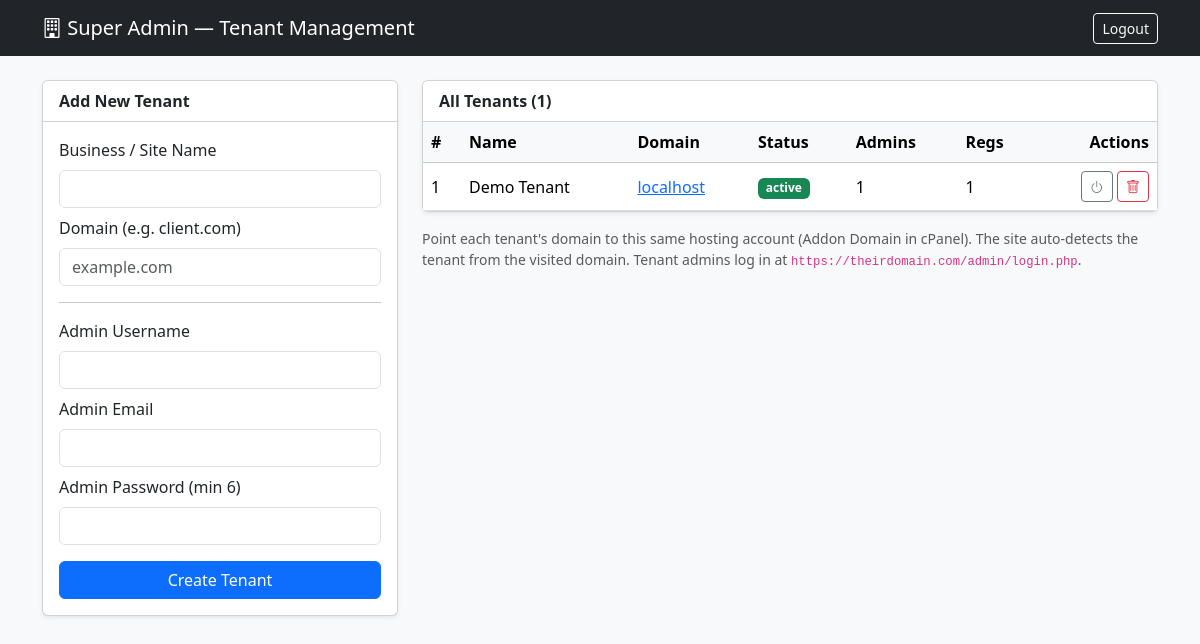
/superadmin/tenants.php (signed in), run on the app's committed database.
### tables this page shows
CREATE TABLE IF NOT EXISTS `tenants` (
  `id`         INT UNSIGNED NOT NULL AUTO_INCREMENT,
  `name`       VARCHAR(150) NOT NULL,
  `domain`     VARCHAR(190) NOT NULL,
  `status`     ENUM('active','inactive') NOT NULL DEFAULT 'active',
  `created_at` TIMESTAMP NOT NULL DEFAULT CURRENT_TIMESTAMP,
  PRIMARY KEY (`id`),
  UNIQUE KEY `uq_tenant_domain` (`domain`)
);

### config/db.php (called while the page is built, shortened)
<?php
function db(): PDO
{
    static $pdo = null;
    if ($pdo === null) {
        $dsn = sprintf('mysql:host=%s;dbname=%s;charset=%s', DB_HOST, DB_NAME, DB_CHARSET);
        $options = [
            PDO::ATTR_ERRMODE            => PDO::ERRMODE_EXCEPTION,
            PDO::ATTR_DEFAULT_FETCH_MODE => PDO::FETCH_ASSOC,
            PDO::ATTR_EMULATE_PREPARES   => false,
        ];
        try {
            $pdo = new PDO($dsn, DB_USER, DB_PASS, $options);
        } catch (PDOException $e) {
            http_response_code(500);
            exit('Database connection failed. Please try again later.');
        }
    }
    return $pdo;
}

### config/functions.php (called while the page is built, shortened)
<?php
require_once __DIR__ . '/db.php';
function e(?string $value): string
{
    return htmlspecialchars((string) $value, ENT_QUOTES, 'UTF-8');
}

### superadmin/tenants.php (the view, shortened to what this page needs)
<?php
require_once __DIR__ . '/../config/functions.php';
$tenants = db()->query(
    'SELECT t.*,
        (SELECT COUNT(*) FROM registrations r WHERE r.tenant_id=t.id) AS regs,
        (SELECT COUNT(*) FROM admins a WHERE a.tenant_id=t.id) AS admins
     FROM tenants t ORDER BY t.id'
)->fetchAll();
?>
<!DOCTYPE html>
<html lang="en">
<head>
<link href="https://cdn.jsdelivr.net/npm/bootstrap@5.3.3/dist/css/bootstrap.min.css" rel="stylesheet">
<link href="https://cdn.jsdelivr.net/npm/bootstrap-icons@1.11.3/font/bootstrap-icons.min.css" rel="stylesheet">
</head>
<body class="bg-light">
<nav class="navbar navbar-dark bg-dark mb-4">
  <div class="container">
    <span class="navbar-brand"><i class="bi bi-building"></i> Super Admin — Tenant Management</span>
    <a href="../admin/logout.php" class="btn btn-outline-light btn-sm">Logout</a>
  </div>
</nav>
<div class="container pb-5">
  <div class="row g-4">
    <div class="col-lg-4">
      <div class="card shadow-sm">
        <div class="card-header bg-white"><strong>Add New Tenant</strong></div>
        <div class="card-body">
          <form method="post">
            <div class="mb-2"><label class="form-label">Business / Site Name</label>
              <input class="form-control" name="name" required></div>
            <div class="mb-2"><label class="form-label">Domain (e.g. client.com)</label>
              <input class="form-control" name="domain" required placeholder="example.com"></div>
            <hr>
            <div class="mb-2"><label class="form-label">Admin Username</label>
              <input class="form-control" name="admin_user" required></div>
            <div class="mb-2"><label class="form-label">Admin Email</label>
              <input type="email" class="form-control" name="admin_email"></div>
            <div class="mb-3"><label class="form-label">Admin Password (min 6)</label>
              <input type="text" class="form-control" name="admin_pass" required minlength="6"></div>
            <button class="btn btn-primary w-100">Create Tenant</button>
          </form>
        </div>
      </div>
    </div>
    <div class="col-lg-8">
      <div class="card shadow-sm">
        <div class="card-header bg-white"><strong>All Tenants (<?= count($tenants) ?>)</strong></div>
        <div class="table-responsive">
          <table class="table table-hover align-middle mb-0">
            <thead class="table-light"><tr>
              <th>#</th><th>Name</th><th>Domain</th><th>Status</th><th>Admins</th><th>Regs</th><th class="text-end">Actions</th></tr></thead>
            <tbody>
            <?php foreach ($tenants as $t): ?>
              <tr>
                <td><?= (int)$t['id'] ?></td>
                <td><?= e($t['name']) ?></td>
                <td><a href="http://<?= e($t['domain']) ?>" target="_blank"><?= e($t['domain']) ?></a></td>
                <td><span class="badge bg-<?= $t['status']==='active'?'success':'secondary' ?>"><?= e($t['status']) ?></span></td>
                <td><?= (int)$t['admins'] ?></td>
                <td><?= (int)$t['regs'] ?></td>
                <td class="text-end text-nowrap">
                  <form method="post" class="d-inline">
                    <button class="btn btn-sm btn-outline-secondary" title="Toggle status"><i class="bi bi-power"></i></button>
                  </form>
                  <form method="post" class="d-inline" onsubmit="return confirm('Delete tenant and ALL its data?')">
                    <button class="btn btn-sm btn-outline-danger"><i class="bi bi-trash"></i></button>
                  </form>
                </td>
              </tr>
            <?php endforeach; ?>
            </tbody>
          </table>
        </div>
      </div>
      <p class="text-muted small mt-3">
        Point each tenant's domain to this same hosting account (Addon Domain in cPanel).
        The site auto-detects the tenant from the visited domain. Tenant admins log in at
        <code>https://theirdomain.com/admin/login.php</code>.
      </p>
    </div>
  </div>
</div>
</body>
</html>

### data on the page
tenants: id "1", name "Demo Tenant", domain "localhost", status "active", admins "1", regs "1"

### other printed values
count($tenants) "1"
